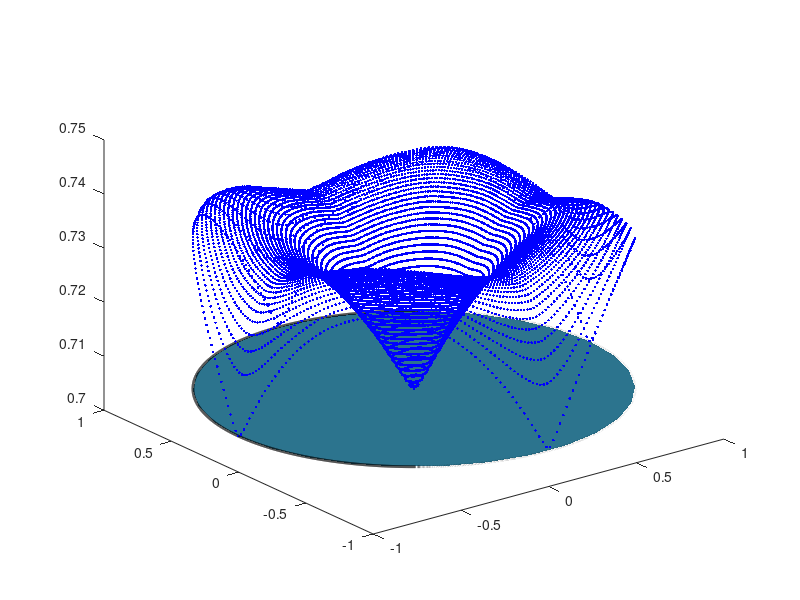

The MATLAB source for this figure:
clc;close all; clear all;
% Reproduce the reparameterized function landscape in Fig. 2 and Fig. 4 of the paper
% "Complete Dictionary Recovery over the Sphere",
% by Ju Sun, Qing Qu, and John Wright.
% 
% Dictionary Learning (DL) Problem formulation: Y = A_0*X_0,
% A_0: n-by-n orthogonal matrix, fixed to be A_0 = I;
% X_0: n-by-p matrix, row independent or column sparse
% Reparameterize q = [w ; sqrt(1-||w||^2)]', ||w||<=1,
% Plot the function landscape h_mu = mu*log cosh(q'*Y/mu) in the w space.
%
% 
% Code written by Ju Sun, Qing Qu and John Wright. 
% Last updated: Sat 25 Apr 2015 05:25:23 PM EDT 
%%%%%%%%%%%%%%%%%%%%%%%%%%%%%%%%%%%%%%%%%%%%%%%%%%%%%%%%%%%%%%%%%%%%%%%%%%%%%%%%%%%%%%%%

rng(1,'twister'); % fix the seed for random number generation

%% parameter settings
tVec = 0:.02:1;
thetaVec = 0:.02:2*pi;
numPts = length(tVec) * length(thetaVec);

mu = 1/50;% smoothing parameters
theta = 0.9;% sparsity
p = 100000;% number of samples

% data model selection:
% 1 = planted sparse vector model
%%%%%%%%%%%%%%%%%%%%%%%%%%%%%%%%%%%%%%%%%%%%%%%%%%%%%%%%
% Model 1 is assumed in the paper:   
% Finding a Sparse Vector in a Subspace: Linear Sparsity Using Alternating Direction. 
% By  Qing Qu, Ju Sun, John Wright. NIPS'14. 
%%%%%%%%%%%%%%%%%%%%%%%%%%%%%%%%%%%%%%%%%%%%%%%%%%%%%%%%
% 2 = DL model, independent row, i.i.d. Bernoulli-Gaussian
% 3 = DL model, independent row, i.i.d. Bernoulli-Uniform
% 4 = DL model, correlated row, Bernoulli-Gaussian
% 5 = DL model, correlated row, Bernoulli-Uniform
choice = 2;


%% generate random data
%% B is square root of the covariance matrix 
A = 0.1*randn(3, 3);
A = A - diag(diag(A)) + diag(ones(3, 1)); 
B = 0.5*(A' + A);
% generate data
switch choice
    case 1
        % PSV
%         X = (2*double(rand(3,p) < .5) - 1) .* [randn(2,p); double( rand(1,p) < theta ) / sqrt(theta)];
        X = [randn(2,p); randn(1,p) .* double( rand(1,p) < theta ) / sqrt(theta)];
    case 2
        X = randn(3,p) .* double( rand(3,p) < theta );
    case 3
        X = (rand(3,p)-0.5) .* double( rand(3,p) < theta );
    case 4
        X = (B *randn(3,p)).* double( rand(3,p) < theta );
    case 5
        X = (B *(rand(3,p)-0.5)).* double( rand(3,p) < theta );
end

fnVals = zeros(numPts,1);
uVals = zeros(numPts,1);
vVals = zeros(numPts,1);

%% evaluate function values
k = 1;
for i = 1:length(tVec)
    if mod(i,50) == 1,
        disp(i);
    end
    
    for j = 1:length(thetaVec),
        t = tVec(i);
        theta = thetaVec(j);
        
        u = t*cos(theta);
        v = t*sin(theta);
        
        q = [ u; v; sqrt(1-u^2-v^2) ];
        
        % calculate the gradient of the objective wrt w = [u v]
        z = q'*X;
        
        fnVals(k) = sum( mu * log( cosh(z/mu) ) ) / p;
        
        uVals(k) = u;
        vVals(k) = v;
        
        k = k + 1;
    end
end

%% plot function landscape
figure(1); clf; plot3( uVals, vVals, fnVals, 'b.' );

hold on;

% plot a circle
thetaVec = 0:.001:(2*pi);

cx = zeros(length(thetaVec),1);
cy = zeros(length(thetaVec),1);
cz = zeros(length(thetaVec),1);

for i = 1:length(thetaVec),
    theta = thetaVec(i);
    
    cx(i) = cos(theta);
    cy(i) = sin(theta);
end

cz = min( fnVals ) * ones(size(cz));

[x, y, z] = ellipsoid(0,0,min(real(fnVals)),1,1,0,30);
surf(x, y, z, 25 * ones(size(z)), 'EdgeColor', 'none', 'CDataMapping', 'direct');

plot3(cx,cy,cz,'k-','LineWidth',2);
